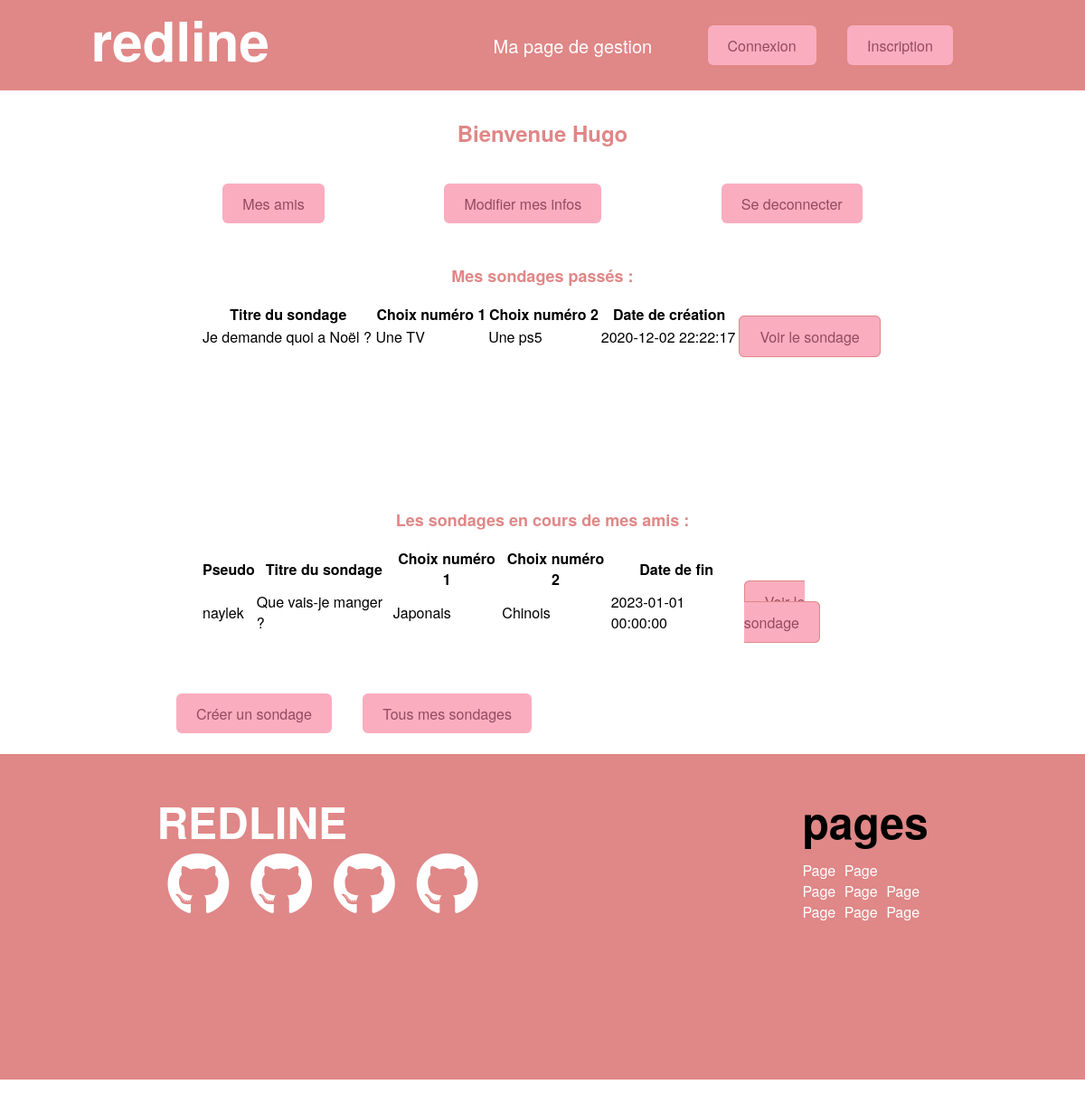
The page /?page=MyPolls (signed in) on the database its author committed.
### tables this page shows
CREATE TABLE `users` (
  `user_id` int(11) NOT NULL,
  `user_name` varchar(65) NOT NULL,
  `user_email` varchar(255) NOT NULL,
  `user_password` varchar(255) NOT NULL,
  `user_isOnline` tinyint(4) NOT NULL DEFAULT 0
);

CREATE TABLE `polls` (
  `poll_id` int(11) NOT NULL,
  `poll_title` varchar(80) NOT NULL,
  `poll_answer1` varchar(20) NOT NULL,
  `poll_answer2` varchar(20) NOT NULL,
  `poll_link` varchar(40) DEFAULT NULL,
  `poll_top_percent` int(11) DEFAULT NULL,
  `created_at` timestamp NULL DEFAULT current_timestamp(),
  `poll_limit` timestamp NULL DEFAULT current_timestamp(),
  `poll_creator` varchar(80) NOT NULL,
  `accepted_id` int(11) DEFAULT NULL,
  `poll_answer1_votes` int(11) DEFAULT 0,
  `poll_answer2_votes` int(11) DEFAULT 0
);

### App/Controller/MyPollsController.php (called while the page is built, shortened)
<?php
class MyPollsController{
    public function __construct()
    {
        $this->model = new MyPollsModel();
    }
    public function main(){
        $currentDateTime = date('Y-m-d H:i:s');
        $exeAllPolls = $this->model->getAlluserPolls($_SESSION['id'],$currentDateTime);
        $user = $this->model->getUserName($_SESSION["id"]);
        $friendsId = $this->model->friendsIdList($_SESSION["id"]);
        $friendsPolls = [];
        for($i = 0; $i<count($friendsId); $i++){
            $currentFriend = $friendsId[$i]->friend_id;
            $currentDateTime = date('Y-m-d H:i:s');
            $friendCurrentPolls = $this->model->currentFriendsPolls($currentFriend, $currentDateTime);
            array_push($friendsPolls, $friendCurrentPolls);
        }
        require ROOT."/App/View/MyPollsView.php";
    }
}

### public/index.php (called while the page is built, shortened)
<?php
require ROOT."/Autoloader.php";
require ROOT."/Rooter.php";
?>

### autoloader.php (called while the page is built, shortened)
<?php
class Autoloader{
    public static function autoload($class){
        $class = str_replace("\\","/", $class);
    }
}

### Core/Database.php (called while the page is built, shortened)
<?php
class Database{
    protected $pdo;
    public function __construct()
    {
        try {
            $this->host   = $dbConfig["host"];
            $this->dbname = $dbConfig["dbname"];
            $this->dbuser = $dbConfig["dbuser"];
            $this->dbpass = $dbConfig["dbpass"];
            $this->pdo = new \PDO("mysql:host=$this->host;dbname=$this->dbname", $this->dbuser, $this->dbpass);
        } catch (\PDOException $e) {
            return $e->getMessage();
        }
    }
    public function query($statement)
    {
        $query = $this->pdo->query($statement);
            return $query->fetchAll(\PDO::FETCH_OBJ);
    }
}

### App/Model/MyPollsModel.php (called while the page is built, shortened)
<?php
class MyPollsModel extends Database{
    public function getAllUserPolls($userId, $currentTime){
        $reqAllPolls = $this->query("SELECT * FROM polls WHERE accepted_id = '$userId' AND poll_limit < '$currentTime' ORDER BY poll_id DESC ");
        return ($reqAllPolls);
    }
    public function getUserName($userId){
        $reqUserName = $this->query("SELECT * FROM users WHERE user_id = '$userId'");
        return ($reqUserName);
    }
    public function friendsIdList($me){
        $reqfriendsId = $this->query("SELECT friend_id FROM friends WHERE user_id = '$me'");
        return ($reqfriendsId);
    }
    public function currentFriendsPolls($friendId, $currentDateTime){
        $reqCurrentFriendsPolls = $this->query("SELECT * FROM polls WHERE accepted_id = '$friendId' AND poll_limit > '$currentDateTime' ORDER BY created_at DESC");
        return ($reqCurrentFriendsPolls);
    }
}

### App/View/MyPollsView.php (the view, shortened to what this page needs)
<!DOCTYPE html>
<html lang="fr">
<head>
    <?php include ROOT. "/public/includes/_head.php" ;?>
</head>
<body>
    <?php include ROOT.'/public/includes/_header.php'?>
    <div class="wrapper app">
        <h1 class="app">Bienvenue <?php echo($user[0]->user_name)?></h1>
        <div class="links">
            <a class="button" href="?page=friends">Mes amis</a>
            <a class="button" href="?page=profil">Modifier mes infos</a>
            <a class="button" href="?page=deconnexion">Se deconnecter</a>
        </div>
        <div class="previousPolls">
            <h2 class="app highlight">Mes sondages passés :</h2>
            <table class="centers">
                <thead>
                    <tr>
                        <th>Titre du sondage</th>
                        <th>Choix numéro 1</th>
                        <th>Choix numéro 2</th>
                        <th>Date de création</th>
                    </tr>
                </thead>
                <tbody>
                    <?php
         foreach($exeAllPolls as $user_poll) : ?>
                    <tr>
                        <td><?= $user_poll->poll_title ?></td>
                        <td><?= $user_poll->poll_answer1 ?></td>
                        <td><?= $user_poll->poll_answer2 ?></td>
                        <td><?= $user_poll->created_at ?></td>
                        <td><a class= "button" href="?page=createdPoll&poll_id=<?= $user_poll->poll_id ?>">Voir le sondage</a></td>
                    </tr>
                    <?php endforeach; ?>
                </tbody>
            </table>
        </div>
        <div class="currentPolls">
            <h2 class="app highlight">Les sondages en cours de mes amis :</h2>
            <table class="centers">
                <thead>
                    <tr>
                        <th>Pseudo</th>
                        <th>Titre du sondage</th>
                        <th>Choix numéro 1</th>
                        <th>Choix numéro 2</th>
                        <th>Date de fin</th>
                    </tr>
                </thead>
                <tbody>
                    <?php
foreach($friendsPolls as $friendPolls) : ?>
                    <?php
foreach($friendPolls as $friendPoll) : ?>
                    <tr>
                        <td><?= $friendPoll->poll_creator ?></td>
                        <td><?= $friendPoll->poll_title ?></td>
                        <td><?= $friendPoll->poll_answer1 ?></td>
                        <td><?= $friendPoll->poll_answer2 ?></td>
                        <td><?= $friendPoll->poll_limit ?></td>
                        <td><a class="button" href="?page=createdPoll&poll_id=<?= $friendPoll->poll_id?>">Voir le sondage</a></td>
                    </tr>
                    <?php endforeach; ?>
                    <?php endforeach; ?>
                </tbody>
            </table>
        </div>
      <div class="userActions">
      <a class ="button" href="?page=createPoll" class="returnhome">Créer un sondage</a>
        <a class ="button" href="?page=allMyPolls" class="returnhome">Tous mes sondages</a>
      </div>
    </div>
    <?php include ROOT.'/public/includes/_footer.php'?>
</body>
</html>

### public/assets/css/import.css (style rules this page uses)
* { margin:0;padding:0 }
body { font-family:"Helvetica Neue",Helvetica,Arial,sans-serif }
h1 { font-size:60px }
h2 { font-size:48px }
a { text-decoration:none;color:#fff }
a.button,button { width:130px;height:54px;margin:15px;padding:11px 22px 10px;border-radius:6px;background-color:#faadbf;color:#934c5d;border:1px transparent }
h1.app { text-align:center;font-size:24px;text-transform:capitalize;color:#e08787;margin-top:30px }
h2.app.highlight { text-align:center;font-size:18px;color:#e08787;margin-top:30px }
.wrapper.app { min-height:80vh;width:70%;margin:auto }
.wrapper.app .links a.button { width:inherit;height:inherit }
.wrapper.app a { color:#934c5d }
.wrapper.app .links { margin:3vh auto;display:flex;justify-content:space-around }
.wrapper.app table { margin:2vh auto;width:90% }
.wrapper.app table tbody td :not(last-child) { margin:2vh auto;border:1px solid #e08787 }
.wrapper.app .previousPolls { min-height:30vh }
.wrapper.app .currentPolls { min-height:30vh }
.wrapper.app .userActions { margin:-2vh auto;height:10vh }

### rows shown on the page
users: user_name "Hugo"
polls: poll_title "Je demande quoi a Noël ?", poll_answer1 "Une TV", poll_answer2 "Une ps5", created_at "2020-12-02 22:22:17"
polls: poll_creator "naylek", poll_title "Que vais-je manger ?", poll_answer1 "Japonais", poll_answer2 "Chinois", poll_limit "2023-01-01 00:00:00"
